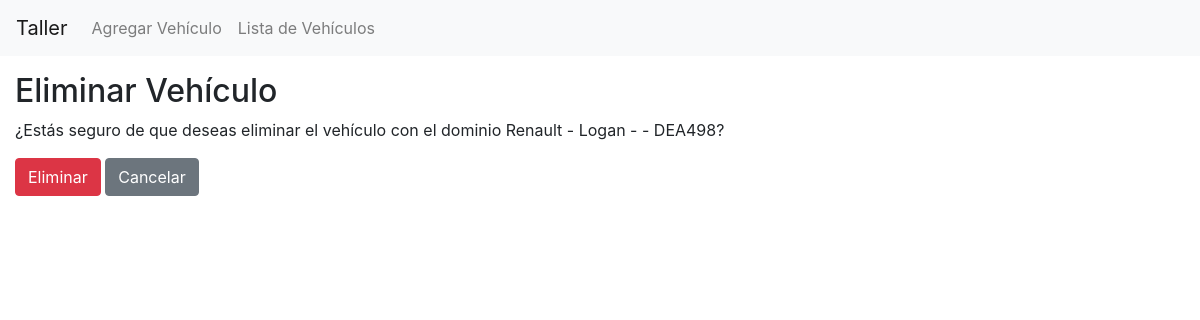
The page /vehiculos/eliminar/11/ on the database its author committed.
### vehiculos/models.py (models this page shows, shortened)
class Vehiculo(models.Model):
    marca = models.ForeignKey(Marca, on_delete=models.CASCADE)
    modelo = models.ForeignKey(Modelo, on_delete=models.CASCADE)
    anio = models.IntegerField()
    dominio = models.CharField(max_length=10)
    fecha_modificacion = models.DateField(auto_now=True)

class Marca(models.Model):
    nombre = models.CharField(max_length=100)
    def __str__(self):
        return self.nombre

class Modelo(models.Model):
    nombre = models.CharField(max_length=100)
    marca = models.ForeignKey(Marca, on_delete=models.CASCADE)
    def __str__(self):
        return f"{self.nombre}"

### vehiculos/views.py (the view)
# urls.py: path('eliminar/<int:vehiculo_id>/', views.eliminar_vehiculo, name='eliminar_vehiculo'),
def eliminar_vehiculo(request, vehiculo_id):
    vehiculo = get_object_or_404(Vehiculo, id=vehiculo_id)
    if request.method == 'POST':
        vehiculo.delete()
        return redirect('lista_vehiculos')
    return render(request, 'eliminar_vehiculo.html', {'vehiculo': vehiculo})

### vehiculos/templates/eliminar_vehiculo.html (shortened to what this page needs)
{% extends 'base.html' %}
{% block content %}
<h2>Eliminar Vehículo</h2>
<p>¿Estás seguro de que deseas eliminar el vehículo con el dominio {{ vehiculo.marca }} - {{ vehiculo.modelo }} - {{ vehiculo.año }} - {{ vehiculo.dominio }}?</p>
<form method="post">
    <button type="submit" class="btn btn-danger">Eliminar</button>
    <a href="{% url 'agregar_vehiculo' %}" class="btn btn-secondary">Cancelar</a>
</form>
{% endblock %}

### rows shown on the page
Vehiculo: marca "Renault", modelo "Logan", dominio "DEA498"
